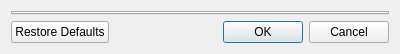
<?xml version="1.0" encoding="UTF-8"?>
<ui version="4.0">
 <class>SettingDialog</class>
 <widget class="QDialog" name="SettingDialog">
  <property name="geometry">
   <rect>
    <x>0</x>
    <y>0</y>
    <width>400</width>
    <height>53</height>
   </rect>
  </property>
  <property name="windowTitle">
   <string>Device Settings</string>
  </property>
  <layout class="QVBoxLayout" name="verticalLayout">
   <item>
    <widget class="QTabWidget" name="tabWidget"/>
   </item>
   <item>
    <widget class="QDialogButtonBox" name="buttonBox">
     <property name="orientation">
      <enum>Qt::Horizontal</enum>
     </property>
     <property name="standardButtons">
      <set>QDialogButtonBox::Cancel|QDialogButtonBox::Ok|QDialogButtonBox::RestoreDefaults</set>
     </property>
    </widget>
   </item>
  </layout>
 </widget>
 <resources/>
 <connections>
  <connection>
   <sender>buttonBox</sender>
   <signal>accepted()</signal>
   <receiver>SettingDialog</receiver>
   <slot>accept()</slot>
   <hints>
    <hint type="sourcelabel">
     <x>257</x>
     <y>116</y>
    </hint>
    <hint type="destinationlabel">
     <x>157</x>
     <y>274</y>
    </hint>
   </hints>
  </connection>
  <connection>
   <sender>buttonBox</sender>
   <signal>rejected()</signal>
   <receiver>SettingDialog</receiver>
   <slot>reject()</slot>
   <hints>
    <hint type="sourcelabel">
     <x>325</x>
     <y>116</y>
    </hint>
    <hint type="destinationlabel">
     <x>286</x>
     <y>274</y>
    </hint>
   </hints>
  </connection>
 </connections>
</ui>
